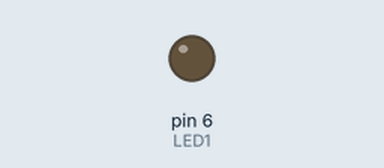
Bench run of a sketch on a simulated Arduino Uno, built with avr-gcc and run on an emulated ATmega328P. Shown: output pins drawn as LEDs (lit = HIGH). What the sketch prints to the serial monitor is not drawn.

Above: at 0.15 s.
At 37.88 s:
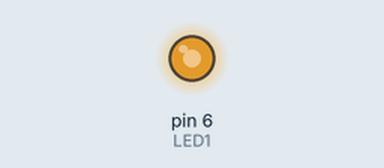
Timing chart, 0 to 37.8 s (numbered marks = the images above):
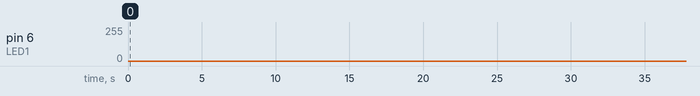

The sketch:

Q1.ino
```cpp
const int LED1 = 6;

int counter = 0;
bool dir = 1;
void setup() {
  // put your setup code here, to run once:
  Serial.begin(9600);
  pinMode(6,OUTPUT);

}

void loop() {
  // put your main code here, to run repeatedly:
  if(dir){
    counter++;
    }
  else{
    counter--;
    }
  if(counter == 0){
    dir = 1;
  }
  if(counter == 255){
    dir = 0;
  }
  analogWrite(LED1,counter);
  Serial.println(counter);

}
```
